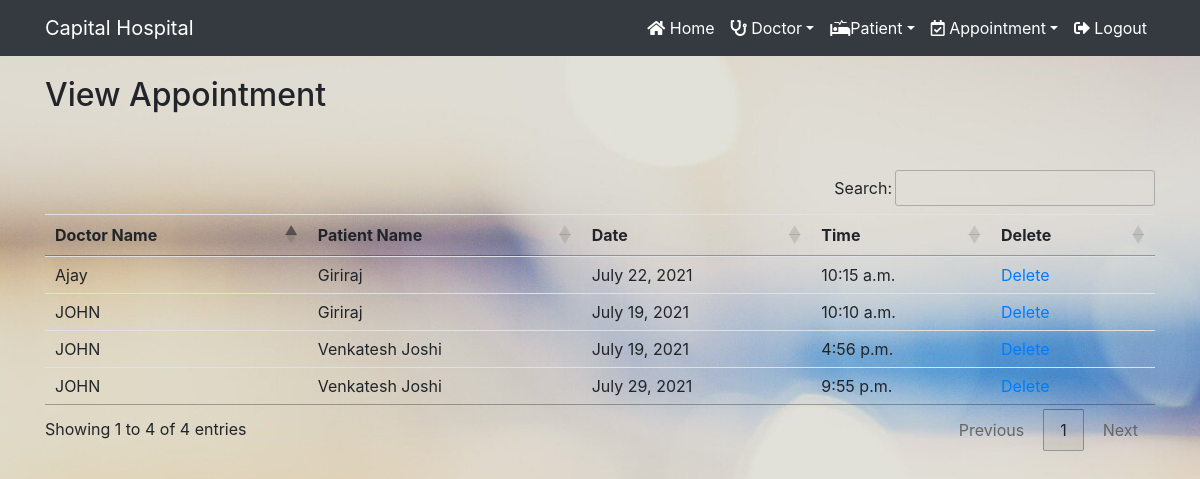
The page /view_appointment/ (signed in) on the database its author committed.
### hospital/models.py (models this page shows, shortened)
class Appointment(models.Model):
    doctor = models.ForeignKey(Doctor,on_delete=models.CASCADE)
    patient = models.ForeignKey(Patient,on_delete=models.CASCADE)
    date1 = models.DateField()
    time1 = models.TimeField()

class Doctor(models.Model):
    name = models.CharField(max_length=50)
    mobile = models.IntegerField(null=True)
    special = models.CharField(max_length=50)
    def __str__(self):
        return self.name

class Patient(models.Model):
    name = models.CharField(max_length=50)
    gender = models.CharField(max_length=50)
    mobile = models.IntegerField(null=True)
    address = models.CharField(max_length=150)
    def __str__(self):
        return self.name

### hospital/views.py (the view)
# urls.py: path('view_appointment/', View_Appointment,name='view_appointment'),
def View_Appointment(request):
    if not request.user.is_staff:
        return redirect('login')
    appoint = Appointment.objects.all()
    d = {'appoint':appoint}
    return render(request,'view_appointment.html',d)

### Template/view_appointment.html
{% extends 'navigationbar.html' %}
 {% load static %}
{% block body %}
<div class="container" style = "margin-top:20px">
  <h2 class="text-centre">View Appointment</h2>
  <br><br>
  <table class="table table-hover" id="example">
    <thead>
    <tr>
      <th>Doctor Name</th>
      <th>Patient Name</th>
      <th>Date</th>
      <th>Time</th>
      <th>Delete</th>
    </tr>
    </thead>
    <tbody>
    {% for i in appoint %}
    <tr>
      <td>{{i.doctor}}</td>
      <td>{{i.patient}}</td>
      <td>{{i.date1}}</td>
      <td>{{i.time1}}</td>
      <td><a href="{% url 'delete_appointment' i.id %}" onclick="return confirm('Are you really want to delete?') class="btn btn-danger">Delete</a></td>
    </tr>
    {% endfor %}
    </tbody>
  </table>
</div>
{% endblock %}

### Template/navigationbar.html (shortened to what this page needs)
<html>
<head>
    {% load static %}
  <link rel="stylesheet" href="https://maxcdn.bootstrapcdn.com/bootstrap/4.3.1/css/bootstrap.min.css">
  <link rel="stylesheet" href="https://use.fontawesome.com/releases/v5.6.3/css/all.css">
<link rel="stylesheet" type="text/css" href="{% static 'css/mystyle.css' %}">
<link rel="stylesheet" href="https://cdn.datatables.net/1.10.25/css/jquery.dataTables.min.css">
<link rel="stylesheet" href="https://cdn.datatables.net/buttons/1.7.1/css/buttons.dataTables.min.css">
</head>
<nav class="navbar navbar-expand-sm bg-dark navbar-dark">
    <div class="container">
<a class="navbar-brand" href="#">Capital Hospital</a>
    <div class="collapse navbar-collapse" id="myMenu">
        <ul class="navbar-nav text-center ml-auto">
            {% if request.user.is_staff %}
            <li class="nav-item"><a class="nav-link" href="{% url 'home' %}"><i class="fas fa-home"></i> Home</a></li>
            <li class="nav-item dropdown"><a class="nav-link dropdown-toggle" data-toggle="dropdown" href="#"><i class="fas fa-stethoscope"></i> Doctor</a>
            </li>
            <li class="nav-item dropdown"><a class="nav-link dropdown-toggle" data-toggle="dropdown" href="#"><i class="fas fa-procedures"></i>Patient</a>
            </li>
            <li class="nav-item dropdown"><a class="nav-link dropdown-toggle" data-toggle="dropdown" href="#"><i class="far fa-calendar-check"></i> Appointment</a>
            </li>
            <li class="nav-item"><a class="nav-link" href="{% url 'logout' %}"><i class="fas fa-sign-out-alt"></i> Logout</a></li>
            {% endif %}
        </ul>
    </div>
        </div>
</nav>
{% block body %}
{% endblock %}
</html>

### hospital/static/css/mystyle.css (style rules this page uses)
.nav-link { color:white !important; }

### rows shown on the page
Appointment: doctor "JOHN", patient "Giriraj", date1 "July 19, 2021", time1 "10:10 a.m."
Appointment: doctor "JOHN", patient "Venkatesh Joshi", date1 "July 19, 2021", time1 "4:56 p.m."
Appointment: doctor "JOHN", patient "Venkatesh Joshi", date1 "July 29, 2021", time1 "9:55 p.m."
Appointment: doctor "Ajay", patient "Giriraj", date1 "July 22, 2021", time1 "10:15 a.m."
